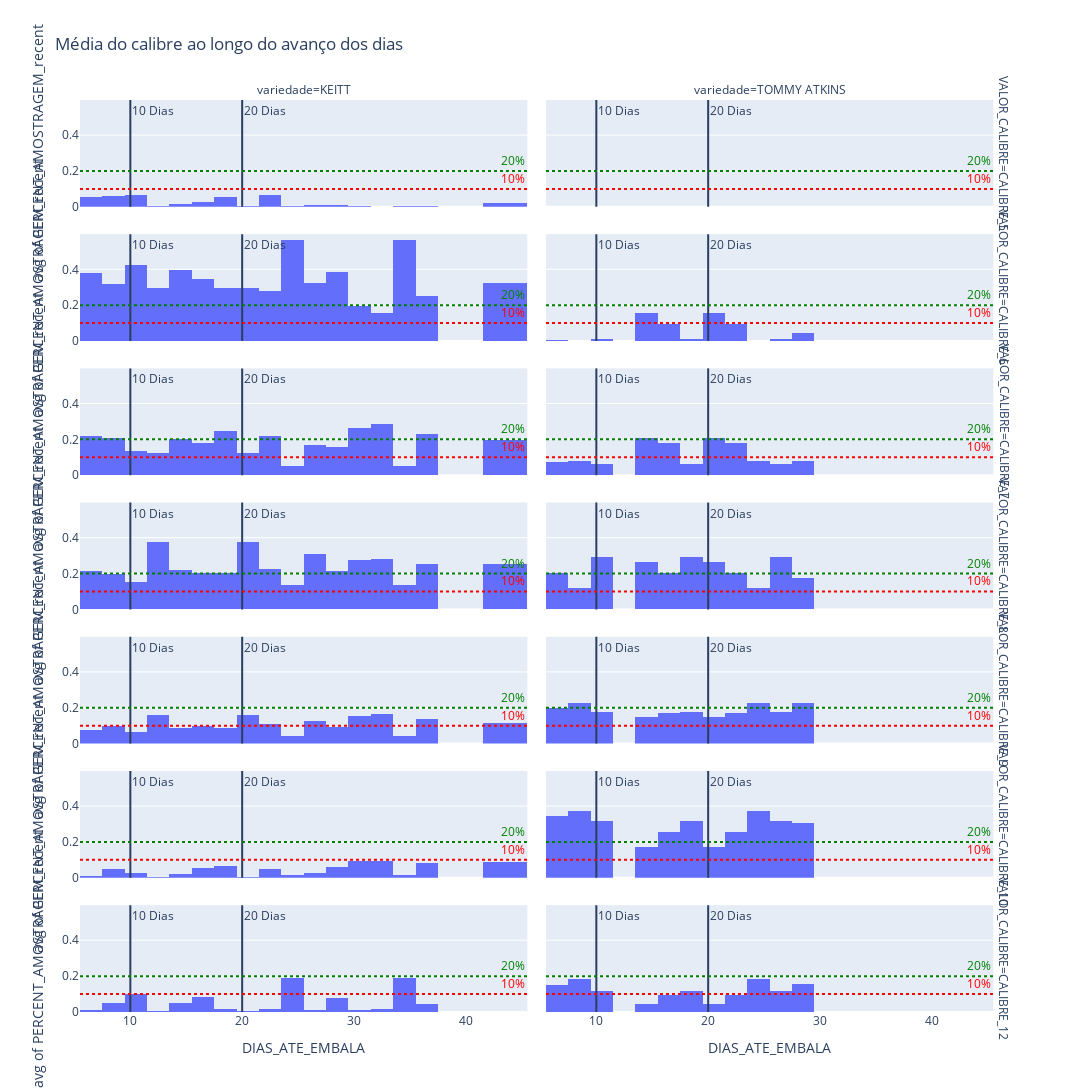

Notebook source saved alongside this figure:
### Code cell
fig = px.histogram(dataframe, x = dataframe['DIAS_ATE_EMBALA'],y =dataframe['PERCENT_AMOSTRAGEM_recent'] ,facet_col = 'variedade' ,histfunc = 'avg',facet_row = 'VALOR_CALIBRE', barmode = 'group', title = 'Média do calibre ao longo do avanço dos dias')
fig.update_layout(height = 1600, width = 1200)

fig.add_vline(x = 10,  annotation_text="10 Dias")
fig.add_vline(x = 20,  annotation_text="20 Dias" )


### TEM QUE SER O PERCENT DA AMOSTRA AQUI


fig.add_hline(0.1, line_color = 'red', line_dash="dot",  annotation_text="10%", annotation_font_color="red")
fig.add_hline(0.2, line_color = 'green', line_dash="dot",  annotation_text="20%", annotation_font_color="green")

### Figure 1 — Plotly figure (JSON) as saved in the notebook; plotly's stock layout.template omitted (floating-point values rounded to 4 significant figures)
{"data": [{"alignmentgroup": "True", "bingroup": "x", "histfunc": "avg", "hovertemplate": "VALOR_CALIBRE=CALIBRE_5<br>variedade=KEITT<br>DIAS_ATE_EMBALA=%{x}<br>avg of PERCENT_AMOSTRAGEM_recent=%{y}<extra></extra>", "legendgroup": "", "marker": {"color": "#636efa", "pattern": {"shape": ""}}, "name": "", "offsetgroup": "", "orientation": "v", "showlegend": false, "type": "histogram", "x": [19, 19, 22, 27, 6, 7, 7, 7, 8, 8, 9, 15, 16, 16, 18, 22, 29, 30, 30, 31, 32, 36, 36, 37, 37, 6, 7, 13, 14, 20, 21, 22, 27, 27, 8, 8, 8, 9, 9, 10, 17, 18, 18, 22, 22, 23, 28, 29, 30, 37, 43, 44, 9, 9, 10, 15, 16, 17, 24, 28, 29, 35, 36, 7, 8, 14, 15], "xaxis": "x13", "y": [0.01859, 0.01859, 0.01859, 0.01859, 0.1181, 0.1181, 0.0581, 0.0581, 0, 0, 0, 0, 0, 0, 0, 0, 0, 0, 0, 0, 0, 0, 0, 0, 0, 0.006306, 0.006306, 0.006306, 0.006306, 0.006306, 0.006306, 0.006306, 0.006306, 0.006306, 0.1245, 0.1245, 0.1245, 0.1245, 0.1245, 0.1245, 0.1245, 0.1245, 0.1245, 0.1245, 0.1245, 0.1245, 0.02396, 0.02396, 0.02396, 0.02396, 0.02396, 0.02396, 0.002502, 0.002502, 0.002502, 0.002502, 0.002502, 0.002502, 0.002502, 0.002502, 0.002502, 0.002502, 0.002502, 0.03071, 0.03071, 0.03071, 0.03071], "yaxis": "y13"}, {"alignmentgroup": "True", "bingroup": "x", "histfunc": "avg", "hovertemplate": "VALOR_CALIBRE=CALIBRE_5<br>variedade=TOMMY ATKINS<br>DIAS_ATE_EMBALA=%{x}<br>avg of PERCENT_AMOSTRAGEM_recent=%{y}<extra></extra>", "legendgroup": "", "marker": {"color": "#636efa", "pattern": {"shape": ""}}, "name": "", "offsetgroup": "", "orientation": "v", "showlegend": false, "type": "histogram", "x": [14, 20, 28, 28, 7, 11, 19, 19, 27, 27, 14, 14, 16, 17, 21, 21, 23, 7, 8, 9, 16, 17, 23, 24, 24, 28, 29], "xaxis": "x14", "y": [0, 0, 0, 0, 0, 0, 0, 0, 0, 0, 0, 0, 0, 0, 0, 0, 0, 0, 0, 0, 0, 0, 0, 0, 0, 0, 0], "yaxis": "y14"}, {"alignmentgroup": "True", "bingroup": "x", "histfunc": "avg", "hovertemplate": "VALOR_CALIBRE=CALIBRE_6<br>variedade=KEITT<br>DIAS_ATE_EMBALA=%{x}<br>avg of PERCENT_AMOSTRAGEM_recent=%{y}<extra></extra>", "legendgroup": "", "marker": {"color": "#636efa", "pattern": {"shape": ""}}, "name": "", "offsetgroup": "", "orientation": "v", "showlegend": false, "type": "histogram", "x": [19, 19, 22, 27, 6, 7, 7, 7, 8, 8, 9, 15, 16, 16, 18, 22, 29, 30, 30, 31, 32, 36, 36, 37, 37, 6, 7, 13, 14, 20, 21, 22, 27, 27, 8, 8, 8, 9, 9, 10, 17, 18, 18, 22, 22, 23, 28, 29, 30, 37, 43, 44, 9, 9, 10, 15, 16, 17, 24, 28, 29, 35, 36, 7, 8, 14, 15], "xaxis": "x11", "y": [0.3747, 0.3747, 0.3747, 0.3747, 0.4129, 0.4129, 0.3688, 0.3688, 0.1546, 0.1546, 0.1546, 0.1546, 0.1546, 0.1546, 0.1546, 0.1546, 0.1546, 0.1546, 0.1546, 0.1546, 0.1546, 0.1546, 0.1546, 0.1546, 0.1546, 0.2962, 0.2962, 0.2962, 0.2962, 0.2962, 0.2962, 0.2962, 0.2962, 0.2962, 0.2815, 0.2815, 0.2815, 0.2815, 0.2815, 0.2815, 0.2815, 0.2815, 0.2815, 0.2815, 0.2815, 0.2815, 0.3236, 0.3236, 0.3236, 0.3236, 0.3236, 0.3236, 0.566, 0.566, 0.566, 0.566, 0.566, 0.566, 0.566, 0.566, 0.566, 0.566, 0.566, 0.4864, 0.4864, 0.4864, 0.4864], "yaxis": "y11"}, {"alignmentgroup": "True", "bingroup": "x", "histfunc": "avg", "hovertemplate": "VALOR_CALIBRE=CALIBRE_6<br>variedade=TOMMY ATKINS<br>DIAS_ATE_EMBALA=%{x}<br>avg of PERCENT_AMOSTRAGEM_recent=%{y}<extra></extra>", "legendgroup": "", "marker": {"color": "#636efa", "pattern": {"shape": ""}}, "name": "", "offsetgroup": "", "orientation": "v", "showlegend": false, "type": "histogram", "x": [14, 20, 28, 28, 7, 11, 19, 19, 27, 27, 14, 14, 16, 17, 21, 21, 23, 7, 8, 9, 16, 17, 23, 24, 24, 28, 29], "xaxis": "x12", "y": [0.0937, 0.0937, 0.0937, 0.0937, 0.01172, 0.01172, 0.01172, 0.01172, 0.01172, 0.01172, 0.1901, 0.1901, 0.1901, 0.1901, 0.1901, 0.1901, 0.1901, 0, 0, 0, 0, 0, 0, 0, 0, 0, 0], "yaxis": "y12"}, {"alignmentgroup": "True", "bingroup": "x", "histfunc": "avg", "hovertemplate": "VALOR_CALIBRE=CALIBRE_7<br>variedade=KEITT<br>DIAS_ATE_EMBALA=%{x}<br>avg of PERCENT_AMOSTRAGEM_recent=%{y}<extra></extra>", "legendgroup": "", "marker": {"color": "#636efa", "pattern": {"shape": ""}}, "name": "", "offsetgroup": "", "orientation": "v", "showlegend": false, "type": "histogram", "x": [19, 19, 22, 27, 6, 7, 7, 7, 8, 8, 9, 15, 16, 16, 18, 22, 29, 30, 30, 31, 32, 36, 36, 37, 37, 6, 7, 13, 14, 20, 21, 22, 27, 27, 8, 8, 8, 9, 9, 10, 17, 18, 18, 22, 22, 23, 28, 29, 30, 37, 43, 44, 9, 9, 10, 15, 16, 17, 24, 28, 29, 35, 36, 7, 8, 14, 15], "xaxis": "x9", "y": [0.2545, 0.2545, 0.2545, 0.2545, 0.2593, 0.2593, 0.2454, 0.2454, 0.2835, 0.2835, 0.2835, 0.2835, 0.2835, 0.2835, 0.2835, 0.2835, 0.2835, 0.2835, 0.2835, 0.2835, 0.2835, 0.2835, 0.2835, 0.2835, 0.2835, 0.1253, 0.1253, 0.1253, 0.1253, 0.1253, 0.1253, 0.1253, 0.1253, 0.1253, 0.2133, 0.2133, 0.2133, 0.2133, 0.2133, 0.2133, 0.2133, 0.2133, 0.2133, 0.2133, 0.2133, 0.2133, 0.1966, 0.1966, 0.1966, 0.1966, 0.1966, 0.1966, 0.05253, 0.05253, 0.05253, 0.05253, 0.05253, 0.05253, 0.05253, 0.05253, 0.05253, 0.05253, 0.05253, 0.272, 0.272, 0.272, 0.272], "yaxis": "y9"}, {"alignmentgroup": "True", "bingroup": "x", "histfunc": "avg", "hovertemplate": "VALOR_CALIBRE=CALIBRE_7<br>variedade=TOMMY ATKINS<br>DIAS_ATE_EMBALA=%{x}<br>avg of PERCENT_AMOSTRAGEM_recent=%{y}<extra></extra>", "legendgroup": "", "marker": {"color": "#636efa", "pattern": {"shape": ""}}, "name": "", "offsetgroup": "", "orientation": "v", "showlegend": false, "type": "histogram", "x": [14, 20, 28, 28, 7, 11, 19, 19, 27, 27, 14, 14, 16, 17, 21, 21, 23, 7, 8, 9, 16, 17, 23, 24, 24, 28, 29], "xaxis": "x10", "y": [0.07624, 0.07624, 0.07624, 0.07624, 0.06444, 0.06444, 0.06444, 0.06444, 0.06444, 0.06444, 0.2772, 0.2772, 0.2772, 0.2772, 0.2772, 0.2772, 0.2772, 0.08178, 0.08178, 0.08178, 0.08178, 0.08178, 0.08178, 0.08178, 0.08178, 0.08178, 0.08178], "yaxis": "y10"}, {"alignmentgroup": "True", "bingroup": "x", "histfunc": "avg", "hovertemplate": "VALOR_CALIBRE=CALIBRE_8<br>variedade=KEITT<br>DIAS_ATE_EMBALA=%{x}<br>avg of PERCENT_AMOSTRAGEM_recent=%{y}<extra></extra>", "legendgroup": "", "marker": {"color": "#636efa", "pattern": {"shape": ""}}, "name": "", "offsetgroup": "", "orientation": "v", "showlegend": false, "type": "histogram", "x": [19, 19, 22, 27, 6, 7, 7, 7, 8, 8, 9, 15, 16, 16, 18, 22, 29, 30, 30, 31, 32, 36, 36, 37, 37, 6, 7, 13, 14, 20, 21, 22, 27, 27, 8, 8, 8, 9, 9, 10, 17, 18, 18, 22, 22, 23, 28, 29, 30, 37, 43, 44, 9, 9, 10, 15, 16, 17, 24, 28, 29, 35, 36, 7, 8, 14, 15], "xaxis": "x7", "y": [0.1883, 0.1883, 0.1883, 0.1883, 0.1146, 0.1146, 0.1922, 0.1922, 0.2823, 0.2823, 0.2823, 0.2823, 0.2823, 0.2823, 0.2823, 0.2823, 0.2823, 0.2823, 0.2823, 0.2823, 0.2823, 0.2823, 0.2823, 0.2823, 0.2823, 0.3735, 0.3735, 0.3735, 0.3735, 0.3735, 0.3735, 0.3735, 0.3735, 0.3735, 0.1738, 0.1738, 0.1738, 0.1738, 0.1738, 0.1738, 0.1738, 0.1738, 0.1738, 0.1738, 0.1738, 0.1738, 0.2525, 0.2525, 0.2525, 0.2525, 0.2525, 0.2525, 0.137, 0.137, 0.137, 0.137, 0.137, 0.137, 0.137, 0.137, 0.137, 0.137, 0.137, 0.1522, 0.1522, 0.1522, 0.1522], "yaxis": "y7"}, {"alignmentgroup": "True", "bingroup": "x", "histfunc": "avg", "hovertemplate": "VALOR_CALIBRE=CALIBRE_8<br>variedade=TOMMY ATKINS<br>DIAS_ATE_EMBALA=%{x}<br>avg of PERCENT_AMOSTRAGEM_recent=%{y}<extra></extra>", "legendgroup": "", "marker": {"color": "#636efa", "pattern": {"shape": ""}}, "name": "", "offsetgroup": "", "orientation": "v", "showlegend": false, "type": "histogram", "x": [14, 20, 28, 28, 7, 11, 19, 19, 27, 27, 14, 14, 16, 17, 21, 21, 23, 7, 8, 9, 16, 17, 23, 24, 24, 28, 29], "xaxis": "x8", "y": [0.2299, 0.2299, 0.2299, 0.2299, 0.2925, 0.2925, 0.2925, 0.2925, 0.2925, 0.2925, 0.2832, 0.2832, 0.2832, 0.2832, 0.2832, 0.2832, 0.2832, 0.1182, 0.1182, 0.1182, 0.1182, 0.1182, 0.1182, 0.1182, 0.1182, 0.1182, 0.1182], "yaxis": "y8"}, {"alignmentgroup": "True", "bingroup": "x", "histfunc": "avg", "hovertemplate": "VALOR_CALIBRE=CALIBRE_9<br>variedade=KEITT<br>DIAS_ATE_EMBALA=%{x}<br>avg of PERCENT_AMOSTRAGEM_recent=%{y}<extra></extra>", "legendgroup": "", "marker": {"color": "#636efa", "pattern": {"shape": ""}}, "name": "", "offsetgroup": "", "orientation": "v", "showlegend": false, "type": "histogram", "x": [19, 19, 22, 27, 6, 7, 7, 7, 8, 8, 9, 15, 16, 16, 18, 22, 29, 30, 30, 31, 32, 36, 36, 37, 37, 6, 7, 13, 14, 20, 21, 22, 27, 27, 8, 8, 8, 9, 9, 10, 17, 18, 18, 22, 22, 23, 28, 29, 30, 37, 43, 44, 9, 9, 10, 15, 16, 17, 24, 28, 29, 35, 36, 7, 8, 14, 15], "xaxis": "x5", "y": [0.05071, 0.05071, 0.05071, 0.05071, 0.03806, 0.03806, 0.05344, 0.05344, 0.1665, 0.1665, 0.1665, 0.1665, 0.1665, 0.1665, 0.1665, 0.1665, 0.1665, 0.1665, 0.1665, 0.1665, 0.1665, 0.1665, 0.1665, 0.1665, 0.1665, 0.1616, 0.1616, 0.1616, 0.1616, 0.1616, 0.1616, 0.1616, 0.1616, 0.1616, 0.089, 0.089, 0.089, 0.089, 0.089, 0.089, 0.089, 0.089, 0.089, 0.089, 0.089, 0.089, 0.1137, 0.1137, 0.1137, 0.1137, 0.1137, 0.1137, 0.04003, 0.04003, 0.04003, 0.04003, 0.04003, 0.04003, 0.04003, 0.04003, 0.04003, 0.04003, 0.04003, 0.03168, 0.03168, 0.03168, 0.03168], "yaxis": "y5"}, {"alignmentgroup": "True", "bingroup": "x", "histfunc": "avg", "hovertemplate": "VALOR_CALIBRE=CALIBRE_9<br>variedade=TOMMY ATKINS<br>DIAS_ATE_EMBALA=%{x}<br>avg of PERCENT_AMOSTRAGEM_recent=%{y}<extra></extra>", "legendgroup": "", "marker": {"color": "#636efa", "pattern": {"shape": ""}}, "name": "", "offsetgroup": "", "orientation": "v", "showlegend": false, "type": "histogram", "x": [14, 20, 28, 28, 7, 11, 19, 19, 27, 27, 14, 14, 16, 17, 21, 21, 23, 7, 8, 9, 16, 17, 23, 24, 24, 28, 29], "xaxis": "x6", "y": [0.2287, 0.2287, 0.2287, 0.2287, 0.1737, 0.1737, 0.1737, 0.1737, 0.1737, 0.1737, 0.1119, 0.1119, 0.1119, 0.1119, 0.1119, 0.1119, 0.1119, 0.2257, 0.2257, 0.2257, 0.2257, 0.2257, 0.2257, 0.2257, 0.2257, 0.2257, 0.2257], "yaxis": "y6"}, {"alignmentgroup": "True", "bingroup": "x", "histfunc": "avg", "hovertemplate": "VALOR_CALIBRE=CALIBRE_10<br>variedade=KEITT<br>DIAS_ATE_EMBALA=%{x}<br>avg of PERCENT_AMOSTRAGEM_recent=%{y}<extra></extra>", "legendgroup": "", "marker": {"color": "#636efa", "pattern": {"shape": ""}}, "name": "", "offsetgroup": "", "orientation": "v", "showlegend": false, "type": "histogram", "x": [19, 19, 22, 27, 6, 7, 7, 7, 8, 8, 9, 15, 16, 16, 18, 22, 29, 30, 30, 31, 32, 36, 36, 37, 37, 6, 7, 13, 14, 20, 21, 22, 27, 27, 8, 8, 8, 9, 9, 10, 17, 18, 18, 22, 22, 23, 28, 29, 30, 37, 43, 44, 9, 9, 10, 15, 16, 17, 24, 28, 29, 35, 36, 7, 8, 14, 15], "xaxis": "x3", "y": [0.07354, 0.07354, 0.07354, 0.07354, 0.0111, 0.0111, 0.02487, 0.02487, 0.09543, 0.09543, 0.09543, 0.09543, 0.09543, 0.09543, 0.09543, 0.09543, 0.09543, 0.09543, 0.09543, 0.09543, 0.09543, 0.09543, 0.09543, 0.09543, 0.09543, 0.003192, 0.003192, 0.003192, 0.003192, 0.003192, 0.003192, 0.003192, 0.003192, 0.003192, 0.04143, 0.04143, 0.04143, 0.04143, 0.04143, 0.04143, 0.04143, 0.04143, 0.04143, 0.04143, 0.04143, 0.04143, 0.0897, 0.0897, 0.0897, 0.0897, 0.0897, 0.0897, 0.01438, 0.01438, 0.01438, 0.01438, 0.01438, 0.01438, 0.01438, 0.01438, 0.01438, 0.01438, 0.01438, 0.001738, 0.001738, 0.001738, 0.001738], "yaxis": "y3"}, {"alignmentgroup": "True", "bingroup": "x", "histfunc": "avg", "hovertemplate": "VALOR_CALIBRE=CALIBRE_10<br>variedade=TOMMY ATKINS<br>DIAS_ATE_EMBALA=%{x}<br>avg of PERCENT_AMOSTRAGEM_recent=%{y}<extra></extra>", "legendgroup": "", "marker": {"color": "#636efa", "pattern": {"shape": ""}}, "name": "", "offsetgroup": "", "orientation": "v", "showlegend": false, "type": "histogram", "x": [14, 20, 28, 28, 7, 11, 19, 19, 27, 27, 14, 14, 16, 17, 21, 21, 23, 7, 8, 9, 16, 17, 23, 24, 24, 28, 29], "xaxis": "x4", "y": [0.242, 0.242, 0.242, 0.242, 0.3192, 0.3192, 0.3192, 0.3192, 0.3192, 0.3192, 0.1356, 0.1356, 0.1356, 0.1356, 0.1356, 0.1356, 0.1356, 0.3741, 0.3741, 0.3741, 0.3741, 0.3741, 0.3741, 0.3741, 0.3741, 0.3741, 0.3741], "yaxis": "y4"}, {"alignmentgroup": "True", "bingroup": "x", "histfunc": "avg", "hovertemplate": "VALOR_CALIBRE=CALIBRE_12<br>variedade=KEITT<br>DIAS_ATE_EMBALA=%{x}<br>avg of PERCENT_AMOSTRAGEM_recent=%{y}<extra></extra>", "legendgroup": "", "marker": {"color": "#636efa", "pattern": {"shape": ""}}, "name": "", "offsetgroup": "", "orientation": "v", "showlegend": false, "type": "histogram", "x": [19, 19, 22, 27, 6, 7, 7, 7, 8, 8, 9, 15, 16, 16, 18, 22, 29, 30, 30, 31, 32, 36, 36, 37, 37, 6, 7, 13, 14, 20, 21, 22, 27, 27, 8, 8, 8, 9, 9, 10, 17, 18, 18, 22, 22, 23, 28, 29, 30, 37, 43, 44, 9, 9, 10, 15, 16, 17, 24, 28, 29, 35, 36, 7, 8, 14, 15], "xaxis": "x", "y": [0.02, 0.02, 0.02, 0.02, 0.01883, 0.01883, 0.01788, 0.01788, 0.01772, 0.01772, 0.01772, 0.01772, 0.01772, 0.01772, 0.01772, 0.01772, 0.01772, 0.01772, 0.01772, 0.01772, 0.01772, 0.01772, 0.01772, 0.01772, 0.01772, 0.003192, 0.003192, 0.003192, 0.003192, 0.003192, 0.003192, 0.003192, 0.003192, 0.003192, 0.01665, 0.01665, 0.01665, 0.01665, 0.01665, 0.01665, 0.01665, 0.01665, 0.01665, 0.01665, 0.01665, 0.01665, 0, 0, 0, 0, 0, 0, 0.1876, 0.1876, 0.1876, 0.1876, 0.1876, 0.1876, 0.1876, 0.1876, 0.1876, 0.1876, 0.1876, 0.01603, 0.01603, 0.01603, 0.01603], "yaxis": "y"}, {"alignmentgroup": "True", "bingroup": "x", "histfunc": "avg", "hovertemplate": "VALOR_CALIBRE=CALIBRE_12<br>variedade=TOMMY ATKINS<br>DIAS_ATE_EMBALA=%{x}<br>avg of PERCENT_AMOSTRAGEM_recent=%{y}<extra></extra>", "legendgroup": "", "marker": {"color": "#636efa", "pattern": {"shape": ""}}, "name": "", "offsetgroup": "", "orientation": "v", "showlegend": false, "type": "histogram", "x": [14, 20, 28, 28, 7, 11, 19, 19, 27, 27, 14, 14, 16, 17, 21, 21, 23, 7, 8, 9, 16, 17, 23, 24, 24, 28, 29], "xaxis": "x2", "y": [0.1294, 0.1294, 0.1294, 0.1294, 0.1192, 0.1192, 0.1192, 0.1192, 0.1192, 0.1192, 0.00198, 0.00198, 0.00198, 0.00198, 0.00198, 0.00198, 0.00198, 0.185, 0.185, 0.185, 0.185, 0.185, 0.185, 0.185, 0.185, 0.185, 0.185], "yaxis": "y2"}], "layout": {"annotations": [{"showarrow": false, "text": "variedade=KEITT", "x": 0.24, "xanchor": "center", "xref": "paper", "y": 1.0, "yanchor": "bottom", "yref": "paper"}, {"showarrow": false, "text": "variedade=TOMMY ATKINS", "x": 0.74, "xanchor": "center", "xref": "paper", "y": 1.0, "yanchor": "bottom", "yref": "paper"}, {"showarrow": false, "text": "VALOR_CALIBRE=CALIBRE_12", "textangle": 90, "x": 0.98, "xanchor": "left", "xref": "paper", "y": 0.05857, "yanchor": "middle", "yref": "paper"}, {"showarrow": false, "text": "VALOR_CALIBRE=CALIBRE_10", "textangle": 90, "x": 0.98, "xanchor": "left", "xref": "paper", "y": 0.2057, "yanchor": "middle", "yref": "paper"}, {"showarrow": false, "text": "VALOR_CALIBRE=CALIBRE_9", "textangle": 90, "x": 0.98, "xanchor": "left", "xref": "paper", "y": 0.3529, "yanchor": "middle", "yref": "paper"}, {"showarrow": false, "text": "VALOR_CALIBRE=CALIBRE_8", "textangle": 90, "x": 0.98, "xanchor": "left", "xref": "paper", "y": 0.5, "yanchor": "middle", "yref": "paper"}, {"showarrow": false, "text": "VALOR_CALIBRE=CALIBRE_7", "textangle": 90, "x": 0.98, "xanchor": "left", "xref": "paper", "y": 0.6471, "yanchor": "middle", "yref": "paper"}, {"showarrow": false, "text": "VALOR_CALIBRE=CALIBRE_6", "textangle": 90, "x": 0.98, "xanchor": "left", "xref": "paper", "y": 0.7943, "yanchor": "middle", "yref": "paper"}, {"showarrow": false, "text": "VALOR_CALIBRE=CALIBRE_5", "textangle": 90, "x": 0.98, "xanchor": "left", "xref": "paper", "y": 0.9414, "yanchor": "middle", "yref": "paper"}, {"showarrow": false, "text": "10 Dias", "x": 10, "xanchor": "left", "xref": "x", "y": 1, "yanchor": "top", "yref": "y domain"}, {"showarrow": false, "text": "10 Dias", "x": 10, "xanchor": "left", "xref": "x2", "y": 1, "yanchor": "top", "yref": "y2 domain"}, {"showarrow": false, "text": "10 Dias", "x": 10, "xanchor": "left", "xref": "x3", "y": 1, "yanchor": "top", "yref": "y3 domain"}, {"showarrow": false, "text": "10 Dias", "x": 10, "xanchor": "left", "xref": "x4", "y": 1, "yanchor": "top", "yref": "y4 domain"}, {"showarrow": false, "text": "10 Dias", "x": 10, "xanchor": "left", "xref": "x5", "y": 1, "yanchor": "top", "yref": "y5 domain"}, {"showarrow": false, "text": "10 Dias", "x": 10, "xanchor": "left", "xref": "x6", "y": 1, "yanchor": "top", "yref": "y6 domain"}, {"showarrow": false, "text": "10 Dias", "x": 10, "xanchor": "left", "xref": "x7", "y": 1, "yanchor": "top", "yref": "y7 domain"}, {"showarrow": false, "text": "10 Dias", "x": 10, "xanchor": "left", "xref": "x8", "y": 1, "yanchor": "top", "yref": "y8 domain"}, {"showarrow": false, "text": "10 Dias", "x": 10, "xanchor": "left", "xref": "x9", "y": 1, "yanchor": "top", "yref": "y9 domain"}, {"showarrow": false, "text": "10 Dias", "x": 10, "xanchor": "left", "xref": "x10", "y": 1, "yanchor": "top", "yref": "y10 domain"}, {"showarrow": false, "text": "10 Dias", "x": 10, "xanchor": "left", "xref": "x11", "y": 1, "yanchor": "top", "yref": "y11 domain"}, {"showarrow": false, "text": "10 Dias", "x": 10, "xanchor": "left", "xref": "x12", "y": 1, "yanchor": "top", "yref": "y12 domain"}, {"showarrow": false, "text": "10 Dias", "x": 10, "xanchor": "left", "xref": "x13", "y": 1, "yanchor": "top", "yref": "y13 domain"}, {"showarrow": false, "text": "10 Dias", "x": 10, "xanchor": "left", "xref": "x14", "y": 1, "yanchor": "top", "yref": "y14 domain"}, {"showarrow": false, "text": "20 Dias", "x": 20, "xanchor": "left", "xref": "x", "y": 1, "yanchor": "top", "yref": "y domain"}, {"showarrow": false, "text": "20 Dias", "x": 20, "xanchor": "left", "xref": "x2", "y": 1, "yanchor": "top", "yref": "y2 domain"}, {"showarrow": false, "text": "20 Dias", "x": 20, "xanchor": "left", "xref": "x3", "y": 1, "yanchor": "top", "yref": "y3 domain"}, {"showarrow": false, "text": "20 Dias", "x": 20, "xanchor": "left", "xref": "x4", "y": 1, "yanchor": "top", "yref": "y4 domain"}, {"showarrow": false, "text": "20 Dias", "x": 20, "xanchor": "left", "xref": "x5", "y": 1, "yanchor": "top", "yref": "y5 domain"}, {"showarrow": false, "text": "20 Dias", "x": 20, "xanchor": "left", "xref": "x6", "y": 1, "yanchor": "top", "yref": "y6 domain"}, {"showarrow": false, "text": "20 Dias", "x": 20, "xanchor": "left", "xref": "x7", "y": 1, "yanchor": "top", "yref": "y7 domain"}, {"showarrow": false, "text": "20 Dias", "x": 20, "xanchor": "left", "xref": "x8", "y": 1, "yanchor": "top", "yref": "y8 domain"}, {"showarrow": false, "text": "20 Dias", "x": 20, "xanchor": "left", "xref": "x9", "y": 1, "yanchor": "top", "yref": "y9 domain"}, {"showarrow": false, "text": "20 Dias", "x": 20, "xanchor": "left", "xref": "x10", "y": 1, "yanchor": "top", "yref": "y10 domain"}, {"showarrow": false, "text": "20 Dias", "x": 20, "xanchor": "left", "xref": "x11", "y": 1, "yanchor": "top", "yref": "y11 domain"}, {"showarrow": false, "text": "20 Dias", "x": 20, "xanchor": "left", "xref": "x12", "y": 1, "yanchor": "top", "yref": "y12 domain"}, {"showarrow": false, "text": "20 Dias", "x": 20, "xanchor": "left", "xref": "x13", "y": 1, "yanchor": "top", "yref": "y13 domain"}, {"showarrow": false, "text": "20 Dias", "x": 20, "xanchor": "left", "xref": "x14", "y": 1, "yanchor": "top", "yref": "y14 domain"}, {"font": {"color": "red"}, "showarrow": false, "text": "10%", "x": 1, "xanchor": "right", "xref": "x domain", "y": 0.1, "yanchor": "bottom", "yref": "y"}, {"font": {"color": "red"}, "showarrow": false, "text": "10%", "x": 1, "xanchor": "right", "xref": "x2 domain", "y": 0.1, "yanchor": "bottom", "yref": "y2"}, {"font": {"color": "red"}, "showarrow": false, "text": "10%", "x": 1, "xanchor": "right", "xref": "x3 domain", "y": 0.1, "yanchor": "bottom", "yref": "y3"}, {"font": {"color": "red"}, "showarrow": false, "text": "10%", "x": 1, "xanchor": "right", "xref": "x4 domain", "y": 0.1, "yanchor": "bottom", "yref": "y4"}, {"font": {"color": "red"}, "showarrow": false, "text": "10%", "x": 1, "xanchor": "right", "xref": "x5 domain", "y": 0.1, "yanchor": "bottom", "yref": "y5"}, {"font": {"color": "red"}, "showarrow": false, "text": "10%", "x": 1, "xanchor": "right", "xref": "x6 domain", "y": 0.1, "yanchor": "bottom", "yref": "y6"}, {"font": {"color": "red"}, "showarrow": false, "text": "10%", "x": 1, "xanchor": "right", "xref": "x7 domain", "y": 0.1, "yanchor": "bottom", "yref": "y7"}, {"font": {"color": "red"}, "showarrow": false, "text": "10%", "x": 1, "xanchor": "right", "xref": "x8 domain", "y": 0.1, "yanchor": "bottom", "yref": "y8"}, {"font": {"color": "red"}, "showarrow": false, "text": "10%", "x": 1, "xanchor": "right", "xref": "x9 domain", "y": 0.1, "yanchor": "bottom", "yref": "y9"}, {"font": {"color": "red"}, "showarrow": false, "text": "10%", "x": 1, "xanchor": "right", "xref": "x10 domain", "y": 0.1, "yanchor": "bottom", "yref": "y10"}, {"font": {"color": "red"}, "showarrow": false, "text": "10%", "x": 1, "xanchor": "right", "xref": "x11 domain", "y": 0.1, "yanchor": "bottom", "yref": "y11"}, {"font": {"color": "red"}, "showarrow": false, "text": "10%", "x": 1, "xanchor": "right", "xref": "x12 domain", "y": 0.1, "yanchor": "bottom", "yref": "y12"}, {"font": {"color": "red"}, "showarrow": false, "text": "10%", "x": 1, "xanchor": "right", "xref": "x13 domain", "y": 0.1, "yanchor": "bottom", "yref": "y13"}, {"font": {"color": "red"}, "showarrow": false, "text": "10%", "x": 1, "xanchor": "right", "xref": "x14 domain", "y": 0.1, "yanchor": "bottom", "yref": "y14"}, {"font": {"color": "green"}, "showarrow": false, "text": "20%", "x": 1, "xanchor": "right", "xref": "x domain", "y": 0.2, "yanchor": "bottom", "yref": "y"}, {"font": {"color": "green"}, "showarrow": false, "text": "20%", "x": 1, "xanchor": "right", "xref": "x2 domain", "y": 0.2, "yanchor": "bottom", "yref": "y2"}, {"font": {"color": "green"}, "showarrow": false, "text": "20%", "x": 1, "xanchor": "right", "xref": "x3 domain", "y": 0.2, "yanchor": "bottom", "yref": "y3"}, {"font": {"color": "green"}, "showarrow": false, "text": "20%", "x": 1, "xanchor": "right", "xref": "x4 domain", "y": 0.2, "yanchor": "bottom", "yref": "y4"}, {"font": {"color": "green"}, "showarrow": false, "text": "20%", "x": 1, "xanchor": "right", "xref": "x5 domain", "y": 0.2, "yanchor": "bottom", "yref": "y5"}, {"font": {"color": "green"}, "showarrow": false, "text": "20%", "x": 1, "xanchor": "right", "xref": "x6 domain", "y": 0.2, "yanchor": "bottom", "yref": "y6"}, {"font": {"color": "green"}, "showarrow": false, "text": "20%", "x": 1, "xanchor": "right", "xref": "x7 domain", "y": 0.2, "yanchor": "bottom", "yref": "y7"}, {"font": {"color": "green"}, "showarrow": false, "text": "20%", "x": 1, "xanchor": "right", "xref": "x8 domain", "y": 0.2, "yanchor": "bottom", "yref": "y8"}, {"font": {"color": "green"}, "showarrow": false, "text": "20%", "x": 1, "xanchor": "right", "xref": "x9 domain", "y": 0.2, "yanchor": "bottom", "yref": "y9"}, {"font": {"color": "green"}, "showarrow": false, "text": "20%", "x": 1, "xanchor": "right", "xref": "x10 domain", "y": 0.2, "yanchor": "bottom", "yref": "y10"}, {"font": {"color": "green"}, "showarrow": false, "text": "20%", "x": 1, "xanchor": "right", "xref": "x11 domain", "y": 0.2, "yanchor": "bottom", "yref": "y11"}, {"font": {"color": "green"}, "showarrow": false, "text": "20%", "x": 1, "xanchor": "right", "xref": "x12 domain", "y": 0.2, "yanchor": "bottom", "yref": "y12"}, {"font": {"color": "green"}, "showarrow": false, "text": "20%", "x": 1, "xanchor": "right", "xref": "x13 domain", "y": 0.2, "yanchor": "bottom", "yref": "y13"}, {"font": {"color": "green"}, "showarrow": false, "text": "20%", "x": 1, "xanchor": "right", "xref": "x14 domain", "y": 0.2, "yanchor": "bottom", "yref": "y14"}], "barmode": "group", "height": 1600, "legend": {"tracegroupgap": 0}, "shapes": [{"type": "line", "x0": 10, "x1": 10, "xref": "x", "y0": 0, "y1": 1, "yref": "y domain"}, {"type": "line", "x0": 10, "x1": 10, "xref": "x2", "y0": 0, "y1": 1, "yref": "y2 domain"}, {"type": "line", "x0": 10, "x1": 10, "xref": "x3", "y0": 0, "y1": 1, "yref": "y3 domain"}, {"type": "line", "x0": 10, "x1": 10, "xref": "x4", "y0": 0, "y1": 1, "yref": "y4 domain"}, {"type": "line", "x0": 10, "x1": 10, "xref": "x5", "y0": 0, "y1": 1, "yref": "y5 domain"}, {"type": "line", "x0": 10, "x1": 10, "xref": "x6", "y0": 0, "y1": 1, "yref": "y6 domain"}, {"type": "line", "x0": 10, "x1": 10, "xref": "x7", "y0": 0, "y1": 1, "yref": "y7 domain"}, {"type": "line", "x0": 10, "x1": 10, "xref": "x8", "y0": 0, "y1": 1, "yref": "y8 domain"}, {"type": "line", "x0": 10, "x1": 10, "xref": "x9", "y0": 0, "y1": 1, "yref": "y9 domain"}, {"type": "line", "x0": 10, "x1": 10, "xref": "x10", "y0": 0, "y1": 1, "yref": "y10 domain"}, {"type": "line", "x0": 10, "x1": 10, "xref": "x11", "y0": 0, "y1": 1, "yref": "y11 domain"}, {"type": "line", "x0": 10, "x1": 10, "xref": "x12", "y0": 0, "y1": 1, "yref": "y12 domain"}, {"type": "line", "x0": 10, "x1": 10, "xref": "x13", "y0": 0, "y1": 1, "yref": "y13 domain"}, {"type": "line", "x0": 10, "x1": 10, "xref": "x14", "y0": 0, "y1": 1, "yref": "y14 domain"}, {"type": "line", "x0": 20, "x1": 20, "xref": "x", "y0": 0, "y1": 1, "yref": "y domain"}, {"type": "line", "x0": 20, "x1": 20, "xref": "x2", "y0": 0, "y1": 1, "yref": "y2 domain"}, {"type": "line", "x0": 20, "x1": 20, "xref": "x3", "y0": 0, "y1": 1, "yref": "y3 domain"}, {"type": "line", "x0": 20, "x1": 20, "xref": "x4", "y0": 0, "y1": 1, "yref": "y4 domain"}, {"type": "line", "x0": 20, "x1": 20, "xref": "x5", "y0": 0, "y1": 1, "yref": "y5 domain"}, {"type": "line", "x0": 20, "x1": 20, "xref": "x6", "y0": 0, "y1": 1, "yref": "y6 domain"}, {"type": "line", "x0": 20, "x1": 20, "xref": "x7", "y0": 0, "y1": 1, "yref": "y7 domain"}, {"type": "line", "x0": 20, "x1": 20, "xref": "x8", "y0": 0, "y1": 1, "yref": "y8 domain"}, {"type": "line", "x0": 20, "x1": 20, "xref": "x9", "y0": 0, "y1": 1, "yref": "y9 domain"}, {"type": "line", "x0": 20, "x1": 20, "xref": "x10", "y0": 0, "y1": 1, "yref": "y10 domain"}, {"type": "line", "x0": 20, "x1": 20, "xref": "x11", "y0": 0, "y1": 1, "yref": "y11 domain"}, {"type": "line", "x0": 20, "x1": 20, "xref": "x12", "y0": 0, "y1": 1, "yref": "y12 domain"}, {"type": "line", "x0": 20, "x1": 20, "xref": "x13", "y0": 0, "y1": 1, "yref": "y13 domain"}, {"type": "line", "x0": 20, "x1": 20, "xref": "x14", "y0": 0, "y1": 1, "yref": "y14 domain"}, {"line": {"color": "red", "dash": "dot"}, "type": "line", "x0": 0, "x1": 1, "xref": "x domain", "y0": 0.1, "y1": 0.1, "yref": "y"}, {"line": {"color": "red", "dash": "dot"}, "type": "line", "x0": 0, "x1": 1, "xref": "x2 domain", "y0": 0.1, "y1": 0.1, "yref": "y2"}, {"line": {"color": "red", "dash": "dot"}, "type": "line", "x0": 0, "x1": 1, "xref": "x3 domain", "y0": 0.1, "y1": 0.1, "yref": "y3"}, {"line": {"color": "red", "dash": "dot"}, "type": "line", "x0": 0, "x1": 1, "xref": "x4 domain", "y0": 0.1, "y1": 0.1, "yref": "y4"}, {"line": {"color": "red", "dash": "dot"}, "type": "line", "x0": 0, "x1": 1, "xref": "x5 domain", "y0": 0.1, "y1": 0.1, "yref": "y5"}, {"line": {"color": "red", "dash": "dot"}, "type": "line", "x0": 0, "x1": 1, "xref": "x6 domain", "y0": 0.1, "y1": 0.1, "yref": "y6"}, {"line": {"color": "red", "dash": "dot"}, "type": "line", "x0": 0, "x1": 1, "xref": "x7 domain", "y0": 0.1, "y1": 0.1, "yref": "y7"}, {"line": {"color": "red", "dash": "dot"}, "type": "line", "x0": 0, "x1": 1, "xref": "x8 domain", "y0": 0.1, "y1": 0.1, "yref": "y8"}, {"line": {"color": "red", "dash": "dot"}, "type": "line", "x0": 0, "x1": 1, "xref": "x9 domain", "y0": 0.1, "y1": 0.1, "yref": "y9"}, {"line": {"color": "red", "dash": "dot"}, "type": "line", "x0": 0, "x1": 1, "xref": "x10 domain", "y0": 0.1, "y1": 0.1, "yref": "y10"}, {"line": {"color": "red", "dash": "dot"}, "type": "line", "x0": 0, "x1": 1, "xref": "x11 domain", "y0": 0.1, "y1": 0.1, "yref": "y11"}, {"line": {"color": "red", "dash": "dot"}, "type": "line", "x0": 0, "x1": 1, "xref": "x12 domain", "y0": 0.1, "y1": 0.1, "yref": "y12"}, {"line": {"color": "red", "dash": "dot"}, "type": "line", "x0": 0, "x1": 1, "xref": "x13 domain", "y0": 0.1, "y1": 0.1, "yref": "y13"}, {"line": {"color": "red", "dash": "dot"}, "type": "line", "x0": 0, "x1": 1, "xref": "x14 domain", "y0": 0.1, "y1": 0.1, "yref": "y14"}, {"line": {"color": "green", "dash": "dot"}, "type": "line", "x0": 0, "x1": 1, "xref": "x domain", "y0": 0.2, "y1": 0.2, "yref": "y"}, {"line": {"color": "green", "dash": "dot"}, "type": "line", "x0": 0, "x1": 1, "xref": "x2 domain", "y0": 0.2, "y1": 0.2, "yref": "y2"}, {"line": {"color": "green", "dash": "dot"}, "type": "line", "x0": 0, "x1": 1, "xref": "x3 domain", "y0": 0.2, "y1": 0.2, "yref": "y3"}, {"line": {"color": "green", "dash": "dot"}, "type": "line", "x0": 0, "x1": 1, "xref": "x4 domain", "y0": 0.2, "y1": 0.2, "yref": "y4"}, {"line": {"color": "green", "dash": "dot"}, "type": "line", "x0": 0, "x1": 1, "xref": "x5 domain", "y0": 0.2, "y1": 0.2, "yref": "y5"}, {"line": {"color": "green", "dash": "dot"}, "type": "line", "x0": 0, "x1": 1, "xref": "x6 domain", "y0": 0.2, "y1": 0.2, "yref": "y6"}, {"line": {"color": "green", "dash": "dot"}, "type": "line", "x0": 0, "x1": 1, "xref": "x7 domain", "y0": 0.2, "y1": 0.2, "yref": "y7"}, {"line": {"color": "green", "dash": "dot"}, "type": "line", "x0": 0, "x1": 1, "xref": "x8 domain", "y0": 0.2, "y1": 0.2, "yref": "y8"}, {"line": {"color": "green", "dash": "dot"}, "type": "line", "x0": 0, "x1": 1, "xref": "x9 domain", "y0": 0.2, "y1": 0.2, "yref": "y9"}, {"line": {"color": "green", "dash": "dot"}, "type": "line", "x0": 0, "x1": 1, "xref": "x10 domain", "y0": 0.2, "y1": 0.2, "yref": "y10"}, {"line": {"color": "green", "dash": "dot"}, "type": "line", "x0": 0, "x1": 1, "xref": "x11 domain", "y0": 0.2, "y1": 0.2, "yref": "y11"}, {"line": {"color": "green", "dash": "dot"}, "type": "line", "x0": 0, "x1": 1, "xref": "x12 domain", "y0": 0.2, "y1": 0.2, "yref": "y12"}, {"line": {"color": "green", "dash": "dot"}, "type": "line", "x0": 0, "x1": 1, "xref": "x13 domain", "y0": 0.2, "y1": 0.2, "yref": "y13"}, {"line": {"color": "green", "dash": "dot"}, "type": "line", "x0": 0, "x1": 1, "xref": "x14 domain", "y0": 0.2, "y1": 0.2, "yref": "y14"}], "title": {"text": "Média do calibre ao longo do avanço dos dias"}, "width": 1200, "xaxis": {"anchor": "y", "domain": [0, 0.48], "title": {"text": "DIAS_ATE_EMBALA"}}, "xaxis10": {"anchor": "y10", "domain": [0.5, 0.98], "matches": "x", "showticklabels": false}, "xaxis11": {"anchor": "y11", "domain": [0, 0.48], "matches": "x", "showticklabels": false}, "xaxis12": {"anchor": "y12", "domain": [0.5, 0.98], "matches": "x", "showticklabels": false}, "xaxis13": {"anchor": "y13", "domain": [0, 0.48], "matches": "x", "showticklabels": false}, "xaxis14": {"anchor": "y14", "domain": [0.5, 0.98], "matches": "x", "showticklabels": false}, "xaxis2": {"anchor": "y2", "domain": [0.5, 0.98], "matches": "x", "title": {"text": "DIAS_ATE_EMBALA"}}, "xaxis3": {"anchor": "y3", "domain": [0, 0.48], "matches": "x", "showticklabels": false}, "xaxis4": {"anchor": "y4", "domain": [0.5, 0.98], "matches": "x", "showticklabels": false}, "xaxis5": {"anchor": "y5", "domain": [0, 0.48], "matches": "x", "showticklabels": false}, "xaxis6": {"anchor": "y6", "domain": [0.5, 0.98], "matches": "x", "showticklabels": false}, "xaxis7": {"anchor": "y7", "domain": [0, 0.48], "matches": "x", "showticklabels": false}, "xaxis8": {"anchor": "y8", "domain": [0.5, 0.98], "matches": "x", "showticklabels": false}, "xaxis9": {"anchor": "y9", "domain": [0, 0.48], "matches": "x", "showticklabels": false}, "yaxis": {"anchor": "x", "domain": [0, 0.1171], "title": {"text": "avg of PERCENT_AMOSTRAGEM_recent"}}, "yaxis10": {"anchor": "x10", "domain": [0.5886, 0.7057], "matches": "y", "showticklabels": false}, "yaxis11": {"anchor": "x11", "domain": [0.7357, 0.8529], "matches": "y", "title": {"text": "avg of PERCENT_AMOSTRAGEM_recent"}}, "yaxis12": {"anchor": "x12", "domain": [0.7357, 0.8529], "matches": "y", "showticklabels": false}, "yaxis13": {"anchor": "x13", "domain": [0.8829, 1.0], "matches": "y", "title": {"text": "avg of PERCENT_AMOSTRAGEM_recent"}}, "yaxis14": {"anchor": "x14", "domain": [0.8829, 1.0], "matches": "y", "showticklabels": false}, "yaxis2": {"anchor": "x2", "domain": [0, 0.1171], "matches": "y", "showticklabels": false}, "yaxis3": {"anchor": "x3", "domain": [0.1471, 0.2643], "matches": "y", "title": {"text": "avg of PERCENT_AMOSTRAGEM_recent"}}, "yaxis4": {"anchor": "x4", "domain": [0.1471, 0.2643], "matches": "y", "showticklabels": false}, "yaxis5": {"anchor": "x5", "domain": [0.2943, 0.4114], "matches": "y", "title": {"text": "avg of PERCENT_AMOSTRAGEM_recent"}}, "yaxis6": {"anchor": "x6", "domain": [0.2943, 0.4114], "matches": "y", "showticklabels": false}, "yaxis7": {"anchor": "x7", "domain": [0.4414, 0.5586], "matches": "y", "title": {"text": "avg of PERCENT_AMOSTRAGEM_recent"}}, "yaxis8": {"anchor": "x8", "domain": [0.4414, 0.5586], "matches": "y", "showticklabels": false}, "yaxis9": {"anchor": "x9", "domain": [0.5886, 0.7057], "matches": "y", "title": {"text": "avg of PERCENT_AMOSTRAGEM_recent"}}}}
